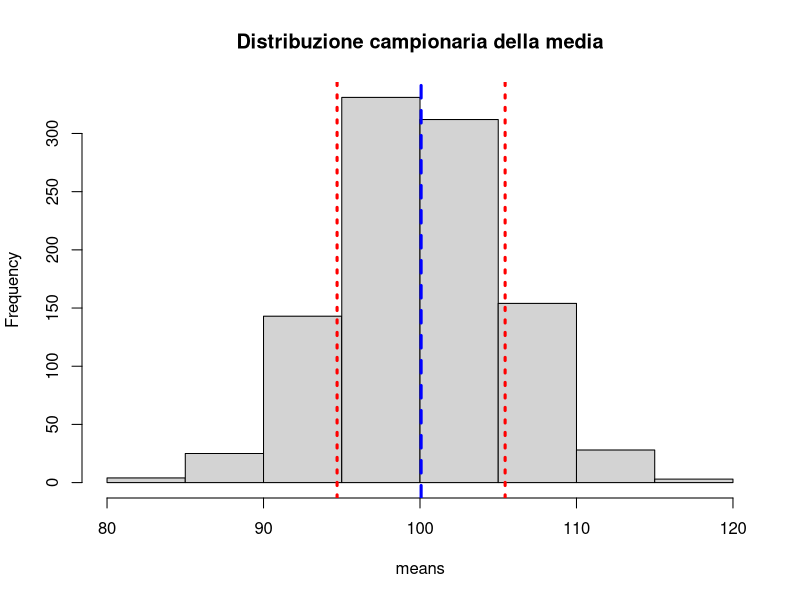

The R source for this figure:
## ---- chunk 1
my_list=list(
    vec1=rnorm(100),
    vec2=runif(100),
    vec3=rnorm(100),
    vec4=rnorm(100)
)
## ---- chunk 2
# inizializzo i vettori
means=vector(mode = "numeric", 
             length = length(my_list))
medians=vector(mode = "numeric", 
               length = length(my_list))
stds=vector(mode = "numeric", 
            length = length(my_list))

# Loop
for(i in 1:length(my_list)){
  
  means[i] <- mean(my_list[[i]]) 
  medians[i] <- median(my_list[[i]]) 
  stds[i] <- sd(my_list[[i]])
}
## ---- chunk 3
means 

medians

stds
## ---- chunk 4
means=sapply(my_list, mean)
medians=sapply(my_list, median)
stds=sapply(my_list, sd)

means
medians
stds
## ---- chunk 5
# lista di funzioni
my_funs=list(median = median, mean = mean, sd = sd)

# applico ai vettori della mia lista le funzioni nella lista my_fun
lapply(my_list, function(vec) sapply(my_funs, function(fun) fun(vec)))
## ---- chunk 6
vec = 1:5
for(i in vec){
  print(i)}
## ---- chunk 7
vec = 1:5
res = sapply(vec, print)
## ---- chunk 8
center_var = function(x) x - mean(x)

my_list = list(
    vec1 = runif(10),
    vec2 = runif(10),
    vec3 = runif(10)
)

lapply(my_list, center_var)
## ---- chunk 9
vec = 1:5
res = sapply(vec, print)
## ---- chunk 10
vec = 1:5
res = sapply(vec, function(i) print(i))
## ---- chunk 11
lapply(my_list, function(x) x - mean(x))
## ---- chunk 12
res=lapply(my_list, mean)
res
class(res)
## ---- chunk 13
res=sapply(my_list, mean)
res
class(res)
## ---- chunk 14
my_df =data.frame(x1 = runif(5,1,10), x2 = runif(5,3,4))
my_df
## ---- chunk 15
apply(my_df, MARGIN = 1, FUN = mean)
## ---- chunk 16
apply(my_df, MARGIN = 2, FUN = mean)
## ---- chunk 17
vec=rnorm(75)

index=rep(c("a", "b", "c"), each = 25)

tapply(vec, INDEX = index, mean)
## ---- chunk 18
my_df = readr::read_csv("data/mydf_2.csv")
head(my_df)
tapply(my_df$age, my_df$age_cat, mean)
## ---- chunk 19
vapply(my_list, FUN = mean, FUN.VALUE = numeric(length = 1))
## ---- chunk 20
medie=list(10, 20, 30, 40)
stds=list(1, 2, 3, 4)
mapply(function(x,y) rnorm(n = 5, mean = x, sd = y), medie, stds, SIMPLIFY = FALSE)
## ---- chunk 21
medie=list(10, 20, 30)
stds=list(1,2,3)
res=vector(mode = "list", length = length(medie)) # lista vuota

for(i in 1:length(medie)){
  res[[i]] = rnorm(6, mean = medie[[i]], sd = stds[[i]])
} 
res
## ---- chunk 22
nrep=1000

nsample=30

media=100

sd=30

means=
  replicate(
    n = nrep, 
    expr = {mean(
      rnorm(nsample, media, sd))}
    )
## ---- chunk 23
hist(means, main = "Distribuzione campionaria della media")
abline(v = mean(means), col = "blue", lwd = 3, lty = 2)  # Media stimata
abline(v = c(mean(means) - sd(means), mean(means) + sd(means)), col = "red", lwd = 3, lty = 3)  # Errore standard
